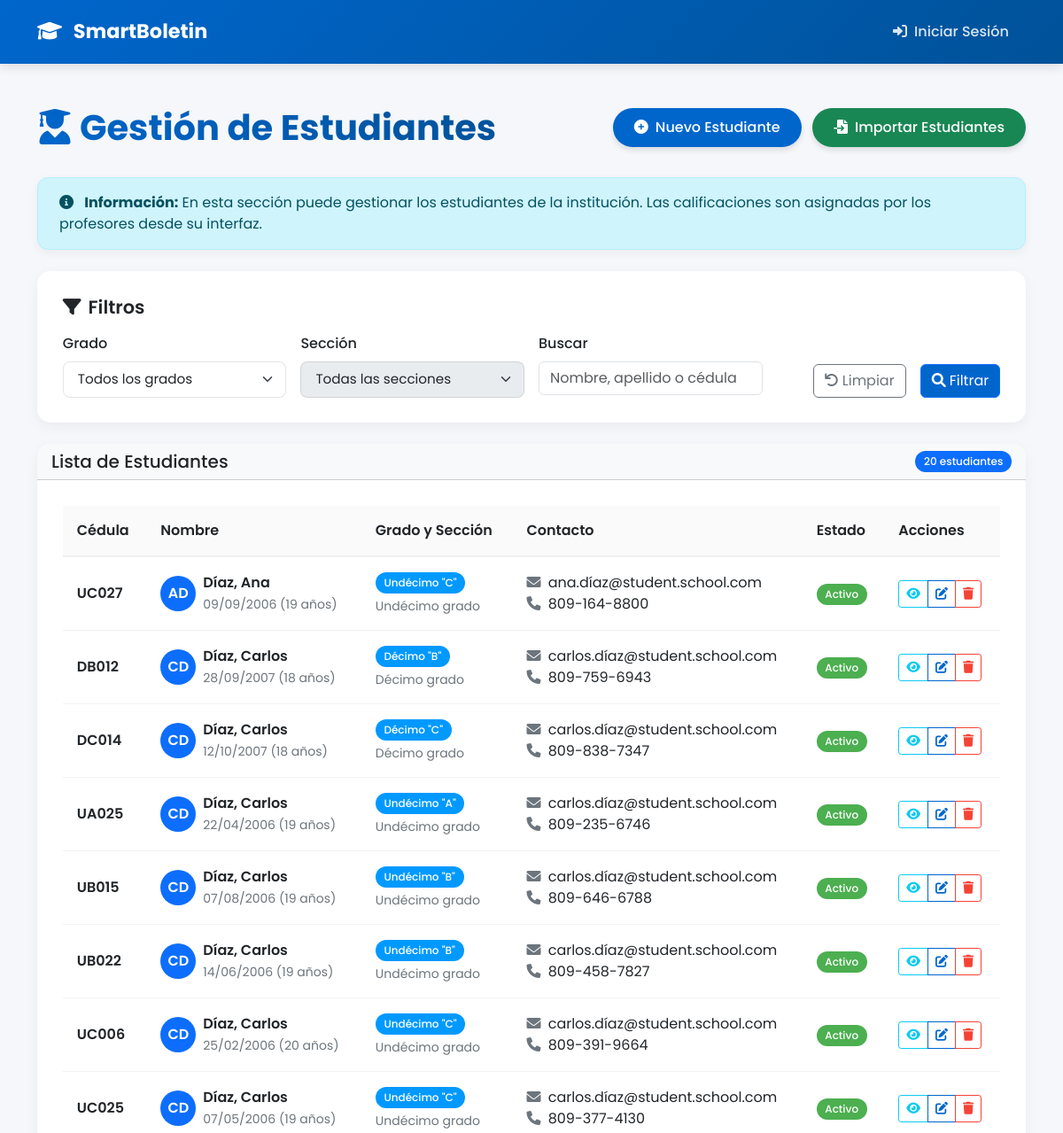
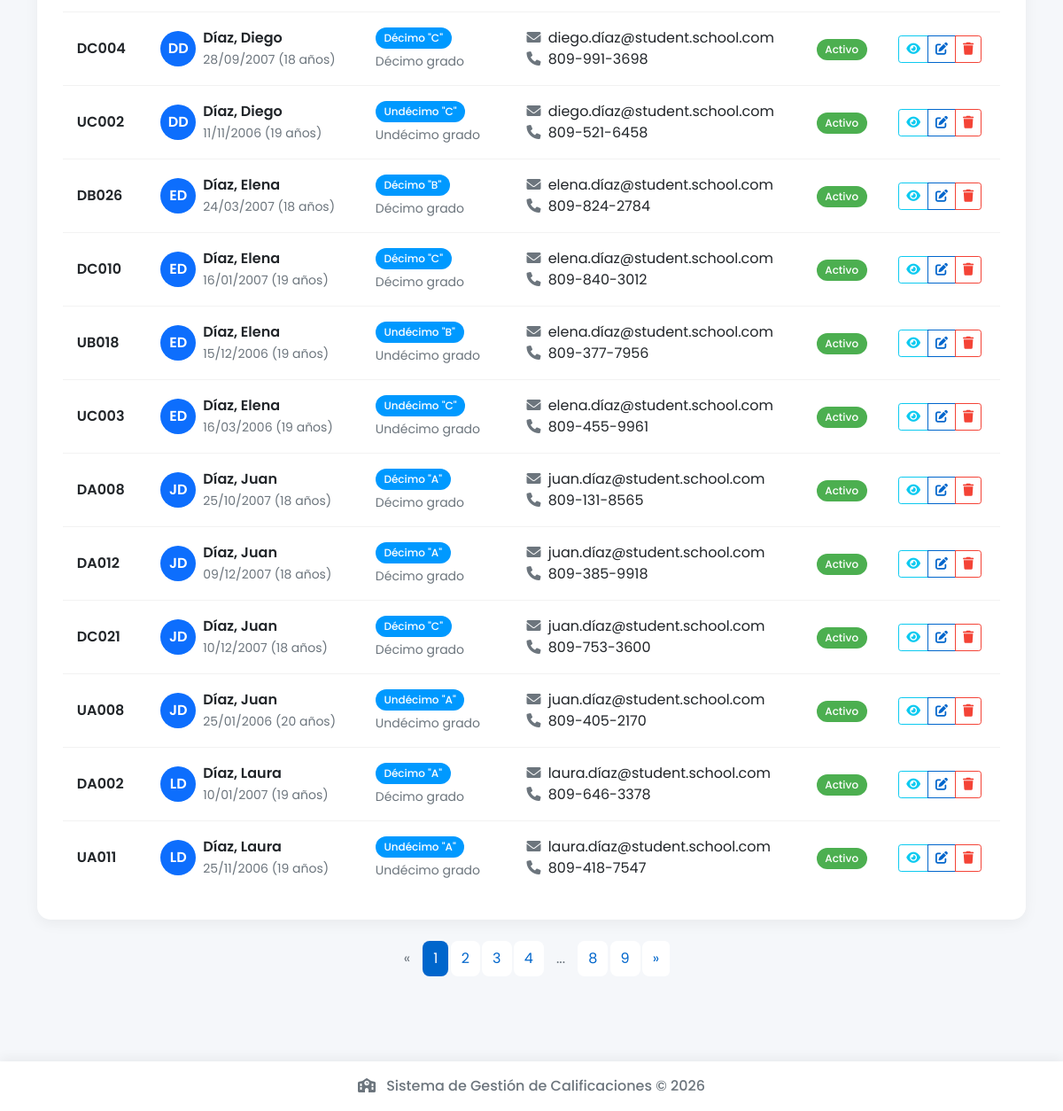
The app's page /admin/students with its own data (2 pictures, top to bottom).
### app/models/academic.py (models this page shows, shortened)
class Student(db.Model):
    __tablename__ = 'students'
    id = db.Column(db.Integer, primary_key=True)
    first_name = db.Column(db.String(64), nullable=False)
    last_name = db.Column(db.String(64), nullable=False)
    student_id = db.Column(db.String(20), nullable=False, unique=True)
    birth_date = db.Column(db.Date, nullable=True)
    gender = db.Column(db.String(1), nullable=True)  # M, F
    address = db.Column(db.String(200), nullable=True)
    phone = db.Column(db.String(20), nullable=True)
    email = db.Column(db.String(120), nullable=True)
    section_id = db.Column(db.Integer, db.ForeignKey('sections.id'), nullable=False)
    is_active = db.Column(db.Boolean, default=True)
    created_at = db.Column(db.DateTime, default=datetime.utcnow)
    student_grades = db.relationship('StudentGrade', backref='student', lazy='dynamic', cascade='all, delete-orphan')
    final_grades = db.relationship('FinalGrade', backref='student', lazy='dynamic', cascade='all, delete-orphan')

class Grade(db.Model):
    __tablename__ = 'grades'
    id = db.Column(db.Integer, primary_key=True)
    name = db.Column(db.String(64), nullable=False)
    level = db.Column(db.String(64), nullable=False)  # Primaria, Secundaria, etc.
    description = db.Column(db.Text, nullable=True)
    created_at = db.Column(db.DateTime, default=datetime.utcnow)
    sections = db.relationship('Section', backref='grade', lazy='dynamic', cascade='all, delete-orphan')

class Section(db.Model):
    __tablename__ = 'sections'
    id = db.Column(db.Integer, primary_key=True)
    name = db.Column(db.String(10), nullable=False)  # A, B, C, etc.
    grade_id = db.Column(db.Integer, db.ForeignKey('grades.id'), nullable=False)
    capacity = db.Column(db.Integer, default=30)
    created_at = db.Column(db.DateTime, default=datetime.utcnow)
    students = db.relationship('Student', backref='section', lazy='dynamic', cascade='all, delete-orphan')
    teacher_assignments = db.relationship('TeacherAssignment', backref='section', lazy='dynamic', cascade='all, delete-orphan')

### app/routes/admin.py (the view, shortened to what this page needs)
@admin.route('/students')
def students():
    grade_id = request.args.get('grade_id', type=int)
    section_id = request.args.get('section_id', type=int)
    search = request.args.get('search', '')
    query = Student.query
    if grade_id:
        sections = Section.query.filter_by(grade_id=grade_id).all()
        section_ids = [section.id for section in sections]
        query = query.filter(Student.section_id.in_(section_ids))
    if section_id:
        query = query.filter_by(section_id=section_id)
    page = request.args.get('page', 1, type=int)
    pagination = query.order_by(Student.last_name, Student.first_name).paginate(
        page=page, per_page=20, error_out=False
    )
    students = pagination.items
    grades = Grade.query.all()
    sections = Section.query.filter_by(grade_id=grade_id).all() if grade_id else []
    active_year = AcademicYear.query.filter_by(is_active=True).first()
    subjects = Subject.query.all()
    form = StudentForm()
    form.section_id.choices = [(s.id, f"{s.grade.name} '{s.name}'") for s in Section.query.join(Grade).all()]
    passing_grade = 70  # Nota de aprobación (esto podría venir de la configuración)
    return render_template(
        'admin/students.html',
        title='Estudiantes',
        students=students,
        pagination=pagination,
        grades=grades,
        sections=sections,
        active_year=active_year,
        subjects=subjects,
        form=form,
        passing_grade=passing_grade,
        now=datetime.now()
    )

### app/templates/admin/students.html (shortened to what this page needs)
{% extends "base.html" %}
{% block content %}
<div class="content-header">
    <div class="container-fluid">
        <div class="row mb-4 align-items-center">
            <div class="col-sm-6">
                <h1 class="m-0 text-gradient animate-fade-in">
                    <i class="fas fa-user-graduate me-2"></i>Gestión de Estudiantes
                </h1>
            </div>
            <div class="col-sm-6">
                <div class="float-sm-end animate-fade-in">
                    <button type="button" class="btn btn-primary btn-dashboard" data-bs-toggle="modal" data-bs-target="#newStudentModal">
                        <i class="fas fa-plus-circle me-2"></i>Nuevo Estudiante
                    </button>
                    <button type="button" class="btn btn-success btn-dashboard ms-2" data-bs-toggle="modal" data-bs-target="#importStudentsModal">
                        <i class="fas fa-file-import me-2"></i>Importar Estudiantes
                    </button>
                </div>
            </div>
        </div>
    </div>
</div>
<div class="content">
    <div class="container-fluid">
        <div class="permanent-alert permanent-alert-info mb-4 animate-fade-in delay-1">
            <i class="fas fa-info-circle me-2"></i>
            <strong>Información:</strong> En esta sección puede gestionar los estudiantes de la institución.
            Las calificaciones son asignadas por los profesores desde su interfaz.
        </div>
        <div class="card dashboard-card mb-4">
            <div class="card-body animate-fade-in delay-2">
                <h5 class="card-title mb-3">
                    <i class="fas fa-filter me-2"></i>Filtros
                </h5>
                <form method="GET" action="{{ url_for('admin.students') }}" class="row g-3">
                    <div class="col-md-3">
                        <label for="grade_id" class="form-label">Grado</label>
                        <select name="grade_id" id="grade_id" class="form-select">
                            <option value="">Todos los grados</option>
                        </select>
                    </div>
                    <div class="col-md-3">
                        <label for="section_id" class="form-label">Sección</label>
                        <select name="section_id" id="section_id" class="form-select" {% if not request.args.get('grade_id') %}disabled{% endif %}>
                            <option value="">Todas las secciones</option>
                        </select>
                    </div>
                    <div class="col-md-3">
                        <label for="search" class="form-label">Buscar</label>
                        <input type="text" class="form-control" id="search" name="search" placeholder="Nombre, apellido o cédula" value="{{ request.args.get('search', '') }}">
                    </div>
                    <div class="col-md-3 d-flex align-items-end">
                        <div class="d-grid gap-2 d-md-flex w-100 justify-content-md-end">
                            <a href="{{ url_for('admin.students') }}" class="btn btn-outline-secondary me-md-2">
                                <i class="fas fa-undo me-1"></i>Limpiar
                            </a>
                            <button type="submit" class="btn btn-primary">
                                <i class="fas fa-search me-1"></i>Filtrar
                            </button>
                        </div>
                    </div>
                </form>
            </div>
        </div>
        <div class="card dashboard-card">
            <div class="card-header bg-light d-flex justify-content-between align-items-center">
                <h5 class="mb-0">Lista de Estudiantes</h5>
                <span class="badge bg-primary">{{ students|length }} estudiantes</span>
            </div>
            <div class="card-body">
                {% if students|length > 0 %}
                    <div class="table-responsive">
                        <table class="table table-hover align-middle">
                            <thead>
                                <tr>
                                    <th>Cédula</th>
                                    <th>Nombre</th>
                                    <th>Grado y Sección</th>
                                    <th>Contacto</th>
                                    <th>Estado</th>
                                    <th>Acciones</th>
                                </tr>
                            </thead>
                            <tbody>
                                {% for student in students %}
                                    <tr class="animate-fade-in delay-{{ loop.index }}">
                                        <td>
                                            <span class="fw-semibold">{{ student.student_id }}</span>
                                        </td>
                                        <td>
                                            <div class="d-flex align-items-center">
                                                <div class="avatar-circle bg-primary text-white me-2">
                                                    {{ student.first_name[0] }}{{ student.last_name[0] }}
                                                </div>
                                                <div>
                                                    <div class="fw-semibold">{{ student.last_name }}, {{ student.first_name }}</div>
                                                    <small class="text-muted">
                                                        {% if student.birth_date %}
                                                            {{ student.birth_date.strftime('%d/%m/%Y') }}
                                                            ({{ ((now.date() - student.birth_date).days / 365)|int }} años)
                                                        {% else %}
                                                            Edad no disponible
                                                        {% endif %}
                                                    </small>
                                                </div>
                                            </div>
                                        </td>
                                        <td>
                                            <span class="badge bg-info">
                                                {{ student.section.grade.name }} "{{ student.section.name }}"
                                            </span>
                                            <div class="small text-muted mt-1">{{ student.section.grade.level }}</div>
                                        </td>
                                        <td>
                                            {% if student.email %}
                                                <div><i class="fas fa-envelope me-1 text-muted"></i> {{ student.email }}</div>
                                            {% endif %}
                                            {% if student.phone %}
                                                <div><i class="fas fa-phone me-1 text-muted"></i> {{ student.phone }}</div>
                                            {% endif %}
                                        </td>
                                        <td>
                                            {% if student.is_active %}
                                                <span class="badge bg-success">Activo</span>
                                            {% else %}
                                                <span class="badge bg-danger">Inactivo</span>
                                            {% endif %}
                                        </td>
                                        <td>
                                            <div class="btn-group" role="group">
                                                <button type="button" class="btn btn-sm btn-outline-info view-student-btn"
                                                        data-bs-toggle="modal"
                                                        data-bs-target="#viewStudentModal{{ student.id }}"
                                                        title="Ver Detalles">
                                                    <i class="fas fa-eye"></i>
                                                </button>
                                                <button type="button" class="btn btn-sm btn-outline-primary edit-student-btn"
                                                        data-bs-toggle="modal"
                                                        data-bs-target="#editStudentModal{{ student.id }}"
                                                        title="Editar">
                                                    <i class="fas fa-edit"></i>
                                                </button>
                                                <button type="button" class="btn btn-sm btn-outline-danger"
                                                        data-bs-toggle="modal"
                                                        data-bs-target="#deleteStudentModal{{ student.id }}"
                                                        title="Eliminar">
                                                    <i class="fas fa-trash"></i>
                                                </button>
                                            </div>
                                        </td>
                                    </tr>
                                {% endfor %}
                            </tbody>
                        </table>
                    </div>
                {% else %}
                    <div class="permanent-alert permanent-alert-info">
                        <i class="fas fa-info-circle me-2"></i>
                        No hay estudiantes registrados con los filtros seleccionados.
                    </div>
                {% endif %}
            </div>
        </div>
        {% if pagination and pagination.pages > 1 %}
        <nav aria-label="Navegación de páginas" class="mt-4">
            <ul class="pagination justify-content-center">
                {% if pagination.has_prev %}
                <li class="page-item">
                    <a class="page-link" href="{{ url_for('admin.students', page=pagination.prev_num, grade_id=request.args.get('grade_id'), section_id=request.args.get('section_id'), search=request.args.get('search')) }}" aria-label="Anterior">
                        <span aria-hidden="true">&laquo;</span>
                    </a>
                </li>
                {% else %}
                <li class="page-item disabled">
                    <a class="page-link" href="#" aria-label="Anterior">
                        <span aria-hidden="true">&laquo;</span>
                    </a>
                </li>
                {% endif %}
                {% for page_num in pagination.iter_pages(left_edge=2, left_current=2, right_current=3, right_edge=2) %}
                    {% if page_num %}
                        {% if page_num == pagination.page %}
                        <li class="page-item active">
                            <a class="page-link" href="#">{{ page_num }}</a>
                        </li>
                        {% else %}
                        <li class="page-item">
                            <a class="page-link" href="{{ url_for('admin.students', page=page_num, grade_id=request.args.get('grade_id'), section_id=request.args.get('section_id'), search=request.args.get('search')) }}">{{ page_num }}</a>
                        </li>
                        {% endif %}
                    {% else %}
                        <li class="page-item disabled">
                            <a class="page-link" href="#">...</a>
                        </li>
                    {% endif %}
                {% endfor %}
                {% if pagination.has_next %}
                <li class="page-item">
                    <a class="page-link" href="{{ url_for('admin.students', page=pagination.next_num, grade_id=request.args.get('grade_id'), section_id=request.args.get('section_id'), search=request.args.get('search')) }}" aria-label="Siguiente">
                        <span aria-hidden="true">&raquo;</span>
                    </a>
                </li>
                {% else %}
                <li class="page-item disabled">
                    <a class="page-link" href="#" aria-label="Siguiente">
                        <span aria-hidden="true">&raquo;</span>
                    </a>
                </li>
                {% endif %}
            </ul>
        </nav>
        {% endif %}
    </div>
</div>
{% endblock %}

### records on screen
Student: student_id "UC027", first_name "A", last_name "D", last_name "Díaz", first_name "Ana", birth_date "09/09/2006", ((now.date()-student.birth_date).days/365)|int "19", section.grade.name "Undécimo", section.name "C", section.grade.level "Undécimo grado", email "ana.díaz@student.school.com", phone "809-164-8800", is_active "Activo"
Student: student_id "DB012", first_name "C", last_name "D", last_name "Díaz", first_name "Carlos", birth_date "28/09/2007", ((now.date()-student.birth_date).days/365)|int "18", section.grade.name "Décimo", section.name "B", section.grade.level "Décimo grado", email "carlos.díaz@student.school.com", phone "809-759-6943", is_active "Activo"
Student: student_id "DC014", first_name "C", last_name "D", last_name "Díaz", first_name "Carlos", birth_date "12/10/2007", ((now.date()-student.birth_date).days/365)|int "18", section.grade.name "Décimo", section.name "C", section.grade.level "Décimo grado", email "carlos.díaz@student.school.com", phone "809-838-7347", is_active "Activo"
Student: student_id "UA025", first_name "C", last_name "D", last_name "Díaz", first_name "Carlos", birth_date "22/04/2006", ((now.date()-student.birth_date).days/365)|int "19", section.grade.name "Undécimo", section.name "A", section.grade.level "Undécimo grado", email "carlos.díaz@student.school.com", phone "809-235-6746", is_active "Activo"
Student: student_id "UB015", first_name "C", last_name "D", last_name "Díaz", first_name "Carlos", birth_date "07/08/2006", ((now.date()-student.birth_date).days/365)|int "19", section.grade.name "Undécimo", section.name "B", section.grade.level "Undécimo grado", email "carlos.díaz@student.school.com", phone "809-646-6788", is_active "Activo"
Student: student_id "UB022", first_name "C", last_name "D", last_name "Díaz", first_name "Carlos", birth_date "14/06/2006", ((now.date()-student.birth_date).days/365)|int "19", section.grade.name "Undécimo", section.name "B", section.grade.level "Undécimo grado", email "carlos.díaz@student.school.com", phone "809-458-7827", is_active "Activo"
Student: student_id "UC006", first_name "C", last_name "D", last_name "Díaz", first_name "Carlos", birth_date "25/02/2006", ((now.date()-student.birth_date).days/365)|int "20", section.grade.name "Undécimo", section.name "C", section.grade.level "Undécimo grado", email "carlos.díaz@student.school.com", phone "809-391-9664", is_active "Activo"
Student: student_id "UC025", first_name "C", last_name "D", last_name "Díaz", first_name "Carlos", birth_date "07/05/2006", ((now.date()-student.birth_date).days/365)|int "19", section.grade.name "Undécimo", section.name "C", section.grade.level "Undécimo grado", email "carlos.díaz@student.school.com", phone "809-377-4130", is_active "Activo"
Student: student_id "DC004", first_name "D", last_name "D", last_name "Díaz", first_name "Diego", birth_date "28/09/2007", ((now.date()-student.birth_date).days/365)|int "18", section.grade.name "Décimo", section.name "C", section.grade.level "Décimo grado", email "diego.díaz@student.school.com", phone "809-991-3698", is_active "Activo"
Student: student_id "UC002", first_name "D", last_name "D", last_name "Díaz", first_name "Diego", birth_date "11/11/2006", ((now.date()-student.birth_date).days/365)|int "19", section.grade.name "Undécimo", section.name "C", section.grade.level "Undécimo grado", email "diego.díaz@student.school.com", phone "809-521-6458", is_active "Activo"
Student: student_id "DB026", first_name "E", last_name "D", last_name "Díaz", first_name "Elena", birth_date "24/03/2007", ((now.date()-student.birth_date).days/365)|int "18", section.grade.name "Décimo", section.name "B", section.grade.level "Décimo grado", email "elena.díaz@student.school.com", phone "809-824-2784", is_active "Activo"
Student: student_id "DC010", first_name "E", last_name "D", last_name "Díaz", first_name "Elena", birth_date "16/01/2007", ((now.date()-student.birth_date).days/365)|int "19", section.grade.name "Décimo", section.name "C", section.grade.level "Décimo grado", email "elena.díaz@student.school.com", phone "809-840-3012", is_active "Activo"
Student: student_id "UB018", first_name "E", last_name "D", last_name "Díaz", first_name "Elena", birth_date "15/12/2006", ((now.date()-student.birth_date).days/365)|int "19", section.grade.name "Undécimo", section.name "B", section.grade.level "Undécimo grado", email "elena.díaz@student.school.com", phone "809-377-7956", is_active "Activo"
Student: student_id "UC003", first_name "E", last_name "D", last_name "Díaz", first_name "Elena", birth_date "16/03/2006", ((now.date()-student.birth_date).days/365)|int "19", section.grade.name "Undécimo", section.name "C", section.grade.level "Undécimo grado", email "elena.díaz@student.school.com", phone "809-455-9961", is_active "Activo"
Student: student_id "DA008", first_name "J", last_name "D", last_name "Díaz", first_name "Juan", birth_date "25/10/2007", ((now.date()-student.birth_date).days/365)|int "18", section.grade.name "Décimo", section.name "A", section.grade.level "Décimo grado", email "juan.díaz@student.school.com", phone "809-131-8565", is_active "Activo"
Student: student_id "DA012", first_name "J", last_name "D", last_name "Díaz", first_name "Juan", birth_date "09/12/2007", ((now.date()-student.birth_date).days/365)|int "18", section.grade.name "Décimo", section.name "A", section.grade.level "Décimo grado", email "juan.díaz@student.school.com", phone "809-385-9918", is_active "Activo"
Student: student_id "DC021", first_name "J", last_name "D", last_name "Díaz", first_name "Juan", birth_date "10/12/2007", ((now.date()-student.birth_date).days/365)|int "18", section.grade.name "Décimo", section.name "C", section.grade.level "Décimo grado", email "juan.díaz@student.school.com", phone "809-753-3600", is_active "Activo"
Student: student_id "UA008", first_name "J", last_name "D", last_name "Díaz", first_name "Juan", birth_date "25/01/2006", ((now.date()-student.birth_date).days/365)|int "20", section.grade.name "Undécimo", section.name "A", section.grade.level "Undécimo grado", email "juan.díaz@student.school.com", phone "809-405-2170", is_active "Activo"
Student: student_id "DA002", first_name "L", last_name "D", last_name "Díaz", first_name "Laura", birth_date "10/01/2007", ((now.date()-student.birth_date).days/365)|int "19", section.grade.name "Décimo", section.name "A", section.grade.level "Décimo grado", email "laura.díaz@student.school.com", phone "809-646-3378", is_active "Activo"
Student: student_id "UA011", first_name "L", last_name "D", last_name "Díaz", first_name "Laura", birth_date "25/11/2006", ((now.date()-student.birth_date).days/365)|int "19", section.grade.name "Undécimo", section.name "A", section.grade.level "Undécimo grado", email "laura.díaz@student.school.com", phone "809-418-7547", is_active "Activo"

### other values on screen
{{ students|length }} "20"
{{ page_num }} "1"
{{ page_num }} "2" "3" "4" "8" "9"
